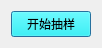
<?xml version="1.0" encoding="UTF-8"?>
<ui version="4.0">
 <class>BubbleWindow</class>
 <widget class="QDialog" name="BubbleWindow">
  <property name="geometry">
   <rect>
    <x>0</x>
    <y>0</y>
    <width>98</width>
    <height>45</height>
   </rect>
  </property>
  <property name="windowTitle">
   <string>Dialog</string>
  </property>
  <layout class="QVBoxLayout" name="verticalLayout">
   <item>
    <widget class="QPushButton" name="pushButton">
     <property name="sizePolicy">
      <sizepolicy hsizetype="Fixed" vsizetype="Fixed">
       <horstretch>0</horstretch>
       <verstretch>0</verstretch>
      </sizepolicy>
     </property>
     <property name="autoFillBackground">
      <bool>false</bool>
     </property>
     <property name="styleSheet">
      <string notr="true">background-color: rgb(000, 255, 255);</string>
     </property>
     <property name="text">
      <string>开始抽样</string>
     </property>
    </widget>
   </item>
  </layout>
 </widget>
 <resources/>
 <connections/>
</ui>
